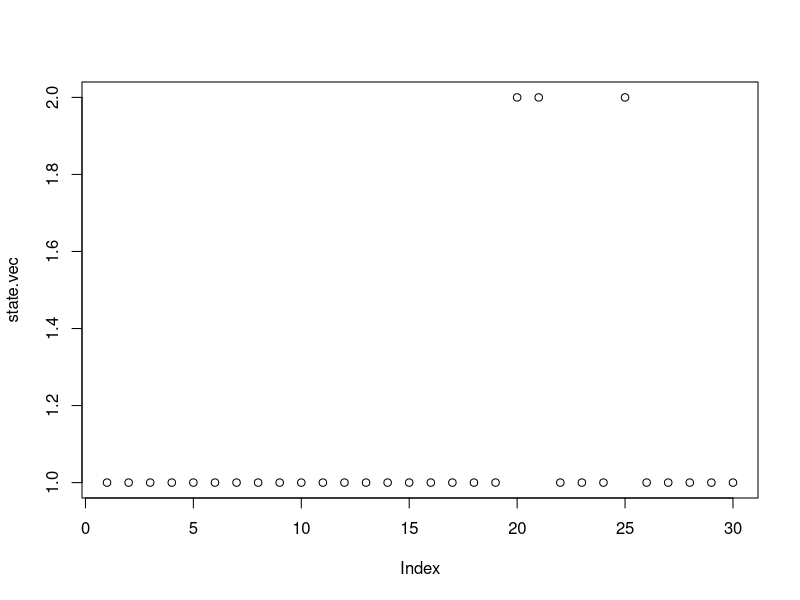
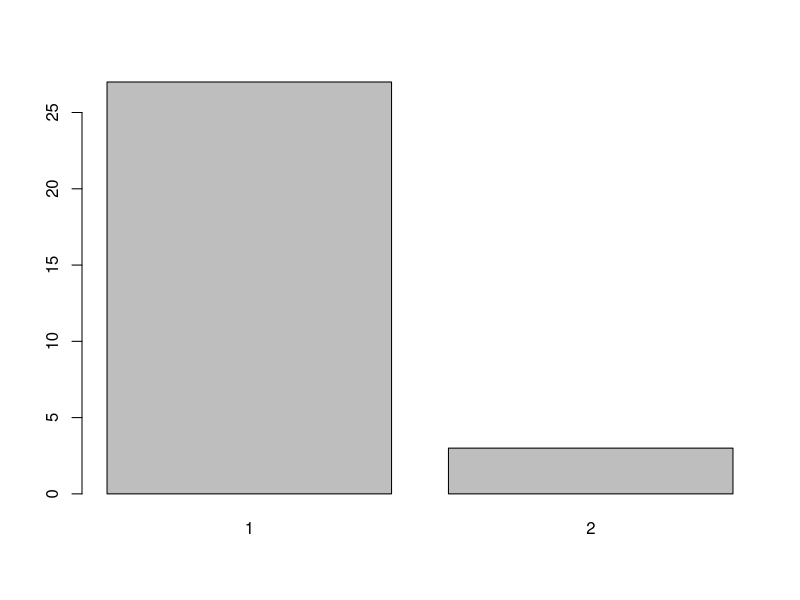
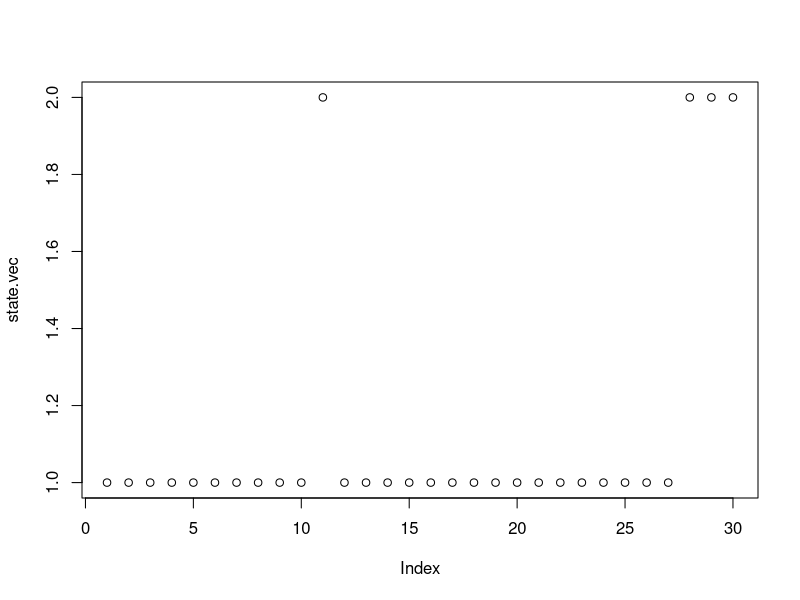
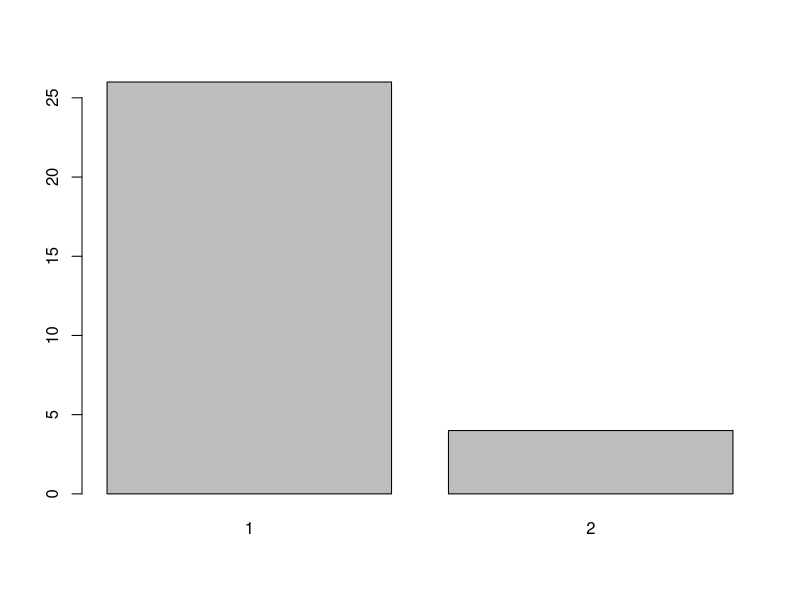
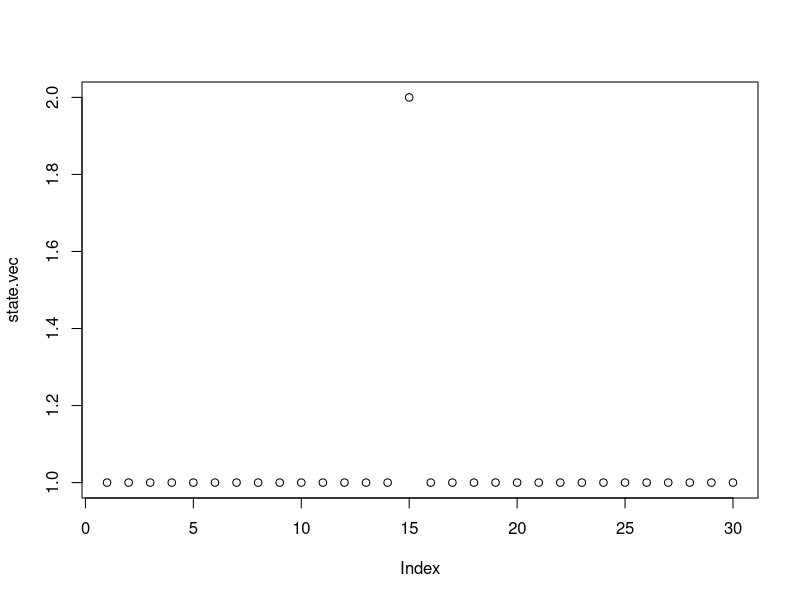
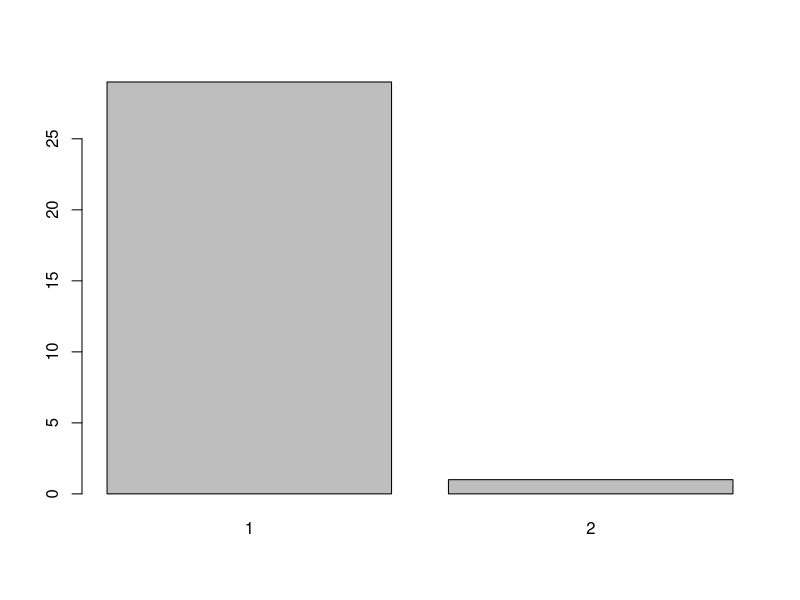
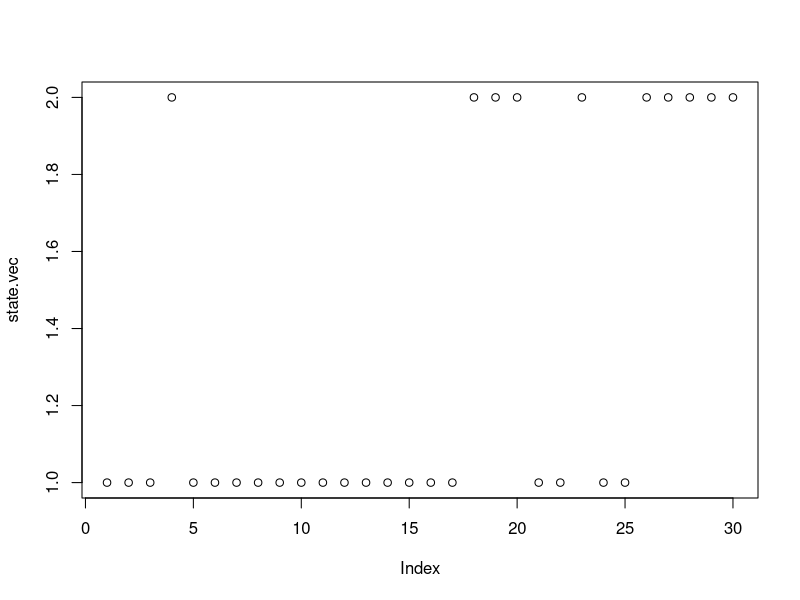
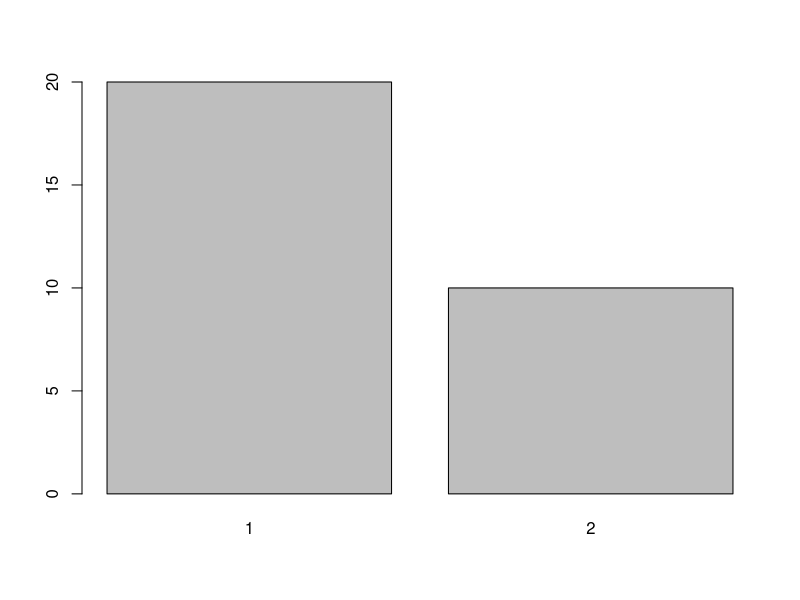

Source code (R) for these figures, in order:
## ---- chunk 1
in.state <- 1 
trans1to2 <- 0.2
trans2to1 <- 0.5
decider <- runif(1) 
if (in.state==1) {
	if (decider < trans1to2) {
		new.state <- 2
	} else { 
		new.state <-1
	}
} else if (in.state==2) {
	if (decider < trans2to1) { 
		new.state <- 1 
	} else { 
		new.state <-2
	}
} else {
	print ('ERROR: initial state is not 1 or 2')
}
print (new.state)	
## ---- chunk 2
for (n in 1:10){
state.vec<- c()
trans1to2 <- 0.2
trans2to1 <- 0.5
for(i in 1:29) {
  decider <- runif(1)
  state.vec[1]<- 1
  if (state.vec[i]==1) {
	if (decider < trans1to2) {
		state.vec[i+1] <- 2
	} else { 
		state.vec[i+1] <-1
	}
} else if (state.vec[i]==2) {
	if (decider < trans2to1) { 
		state.vec[i+1] <- 1 
	} else { 
		state.vec[i+1] <-2
	}
} else {
	print ('ERROR: initial state is not 1 or 2')
}
}
print (state.vec)	
plot(state.vec)
barplot(table(state.vec))
}
## ---- chunk 3
for (n in 1:10){
state.vec<- c()
trans1to2 <- 0.05
for(i in 1:29) {
  decider <- runif(1)
  state.vec[1]<- 1
  if (state.vec[i]==1) {
	if (decider < trans1to2) {
		state.vec[i+1] <- 2
	} else { 
		state.vec[i+1] <-1
	}
} else if (state.vec[i]==2) {
	if (decider < trans2to1) { 
		state.vec[i+1] <- 1 
	} else { 
		state.vec[i+1] <-2
	}
}
}
print (state.vec)	
plot(state.vec)
barplot(table(state.vec))
}
## ---- chunk 4
for (n in 1:10){
state.vec<- c()
trans2to1<- 0.125
for(i in 1:29) {
  decider <- runif(1)
  state.vec[1]<- 1
  if (state.vec[i]==1) {
	if (decider < trans1to2) {
		state.vec[i+1] <- 2
	} else { 
		state.vec[i+1] <-1
	}
} else if (state.vec[i]==2) {
	if (decider < trans2to1) { 
		state.vec[i+1] <- 1 
	} else { 
		state.vec[i+1] <-2
	}
}
}
print (state.vec)	
plot(state.vec)
barplot(table(state.vec))
}
## ---- chunk 5
A <- matrix (c(0.8,0.2,0.5,0.5),nrow=2)
b <- c(1,0)
c1 <- A%*%b
c2<- A%*%c1
print(c1)
print(c2)
print(paste("The probability of infection after 1 day is:",c1[2,1]))
print(paste("The probability of infection after 2 days is:",c2[2,1]))
## ---- chunk 6
A <- matrix (c(0.8,0.2,0.5,0.5),nrow=2)
b <- c(0,1)
c1 <- A%*%b
c2<- A%*%c1
print(c1)
print(c2)
print(paste("The probability of infection after 1 day is:",c1[2,1]))
print(paste("The probability of infection after 2 days is:",c2[2,1]))
## ---- chunk 7
timestep<- 30
A <- matrix(c(0.8,0.2,0.5,0.5),nrow=2)
distribution.matrix<- matrix(0,nrow=2,ncol=timestep+1)
distribution.matrix[,1]<- c(1,0)
for (i in 1:timestep) {
  distribution.matrix[,i+1]<- A%*%distribution.matrix[,i]
}
print(distribution.matrix)
barplot(distribution.matrix, main= "Probability of State 1 (dark gray) and State 2 (light gray) vs Time with Starting State = 1", xlab= "time", ylab="probability")

timestep<- 30
A <- matrix(c(0.8,0.2,0.5,0.5),nrow=2)
distribution.matrix<- matrix(0,nrow=2,ncol=timestep+1)
distribution.matrix[,1]<- c(0,1)
for (i in 1:timestep) {
  distribution.matrix[,i+1]<- A%*%distribution.matrix[,i]
}
print(distribution.matrix)
barplot(distribution.matrix, main= "Probability of State 1 (dark gray) and State 2 (light gray) vs Time with Starting State = 2", xlab= "time", ylab="probability")
## ---- chunk 8
A <- matrix (c(0.95,0.05,0.5,0.5),nrow=2)
distribution.matrix<- matrix(0,nrow=2,ncol=timestep+1)
distribution.matrix[,1]<- c(1,0)
for (i in 1:timestep) {
  distribution.matrix[,i+1]<- A%*%distribution.matrix[,i]
}
print(distribution.matrix)
barplot(distribution.matrix, main= "Probability of State 1 (dark gray) and State 2 (light gray) vs Time with Starting State = 1", xlab= "time", ylab="probability")

A <- matrix (c(0.95,0.05,0.5,0.5),nrow=2)
distribution.matrix<- matrix(0,nrow=2,ncol=timestep+1)
distribution.matrix[,1]<- c(0,1)
for (i in 1:timestep) {
  distribution.matrix[,i+1]<- A%*%distribution.matrix[,i]
}
print(distribution.matrix)
barplot(distribution.matrix, main= "Probability of State 1 (dark gray) and State 2 (light gray) vs Time with Starting State = 2", xlab= "time", ylab="probability")
## ---- chunk 9
A <- matrix (c(0.95,0.05,0.125,0.875),nrow=2)
distribution.matrix<- matrix(0,nrow=2,ncol=timestep+1)
distribution.matrix[,1]<- c(1,0)
for (i in 1:timestep) {
  distribution.matrix[,i+1]<- A%*%distribution.matrix[,i]
}
print(distribution.matrix)
barplot(distribution.matrix, main= "Probability of State 1 (dark gray) and State 2 (light gray) vs Time with Starting State = 1", xlab= "time", ylab="probability")

A <- matrix (c(0.95,0.05,0.125,0.875),nrow=2)
distribution.matrix<- matrix(0,nrow=2,ncol=timestep+1)
distribution.matrix[,1]<- c(0,1)
for (i in 1:timestep) {
  distribution.matrix[,i+1]<- A%*%distribution.matrix[,i]
}
print(distribution.matrix)
barplot(distribution.matrix, main= "Probability of State 1 (dark gray) and State 2 (light gray) vs Time with Starting State = 2", xlab= "time", ylab="probability")
## ---- chunk 10
people<-100
timestep<-29
days<- 30
mult.ppl.dist.mat<- matrix(nrow=people, ncol=timestep+1)

for (n in 1:100){
state.vec<- c()
trans1to2 <- 0.2
trans2to1 <- 0.5
for(i in 1:timestep) {
  decider <- runif(1)
  state.vec[1]<- 1
  if (state.vec[i]==1) {
	if (decider < trans1to2) {
		state.vec[i+1] <- 2
	} else { 
		state.vec[i+1] <-1
	}
} else if (state.vec[i]==2) {
	if (decider < trans2to1) { 
		state.vec[i+1] <- 1 
	} else { 
		state.vec[i+1] <-2
	}
}
}
mult.ppl.dist.mat[n,]<-state.vec 
}

state.count <- matrix(0,nrow=people,ncol=timestep+1)
for (k in 1:(timestep+1)) {
 state.count[,k] <- tabulate(mult.ppl.dist.mat[,k],nbins=people)
}
barplot(state.count,main='Frequency of Susceptibility (black) and Infection (red) vs. Time',xlab='time', names.arg=1:(timestep+1),ylab='frequency',col=1:people)
## ---- chunk 11
for (n in 1:100){
state.vec<- c()
trans1to2 <- 0.2
trans2to1 <- 0.5
for(i in 1:timestep) {
  decider <- runif(1)
  state.vec[1]<- 2
  if (state.vec[i]==1) {
	if (decider < trans1to2) {
		state.vec[i+1] <- 2
	} else { 
		state.vec[i+1] <-1
	}
} else if (state.vec[i]==2) {
	if (decider < trans2to1) { 
		state.vec[i+1] <- 1 
	} else { 
		state.vec[i+1] <-2
	}
}
  
}
mult.ppl.dist.mat[n,]<-state.vec 
}

state.count <- matrix(0,nrow=people,ncol=timestep+1)
for (k in 1:(timestep+1)) {
 state.count[,k] <- tabulate(mult.ppl.dist.mat[,k],nbins=people)
}
barplot(state.count,main='Frequency of Susceptibility (black) and Infection (red) vs. Time',xlab='time', names.arg=1:(timestep+1),ylab='frequency',col=1:people)
## ---- chunk 12
people<-100
timestep<-29
days<- 30
mult.ppl.dist.mat<- matrix(nrow=people, ncol=timestep+1)

for (n in 1:100){
state.vec<- c()
trans1to2 <- 0.05
trans2to1 <- 0.5
for(i in 1:timestep) {
  decider <- runif(1)
  state.vec[1]<- 1
  if (state.vec[i]==1) {
	if (decider < trans1to2) {
		state.vec[i+1] <- 2
	} else { 
		state.vec[i+1] <-1
	}
} else if (state.vec[i]==2) {
	if (decider < trans2to1) { 
		state.vec[i+1] <- 1 
	} else { 
		state.vec[i+1] <-2
	}
}
}
mult.ppl.dist.mat[n,]<-state.vec 
}

state.count <- matrix(0,nrow=people,ncol=timestep+1)
for (k in 1:(timestep+1)) {
 state.count[,k] <- tabulate(mult.ppl.dist.mat[,k],nbins=people)
}
barplot(state.count,main='Frequency of Susceptibility (black) and Infection (red) vs. Time',xlab='time', names.arg=1:(timestep+1),ylab='frequency',col=1:people)
## ---- chunk 13
people<-100
timestep<-29
days<- 30
mult.ppl.dist.mat<- matrix(nrow=people, ncol=timestep+1)

for (n in 1:100){
state.vec<- c()
trans1to2 <- 0.05
trans2to1 <- 0.5
for(i in 1:timestep) {
  decider <- runif(1)
  state.vec[1]<- 2
  if (state.vec[i]==1) {
	if (decider < trans1to2) {
		state.vec[i+1] <- 2
	} else { 
		state.vec[i+1] <-1
	}
} else if (state.vec[i]==2) {
	if (decider < trans2to1) { 
		state.vec[i+1] <- 1 
	} else { 
		state.vec[i+1] <-2
	}
}
}
mult.ppl.dist.mat[n,]<-state.vec 
}

state.count <- matrix(0,nrow=people,ncol=timestep+1)
for (k in 1:(timestep+1)) {
 state.count[,k] <- tabulate(mult.ppl.dist.mat[,k],nbins=people)
}
barplot(state.count,main='Frequency of Susceptibility (black) and Infection (red) vs. Time',xlab='time', names.arg=1:(timestep+1),ylab='frequency',col=1:people)
## ---- chunk 14
people<-100
timestep<-29
days<- 30
mult.ppl.dist.mat<- matrix(nrow=people, ncol=timestep+1)

for (n in 1:100){
state.vec<- c()
trans1to2 <- 0.05
trans2to1 <- 0.125
for(i in 1:timestep) {
  decider <- runif(1)
  state.vec[1]<- 1
  if (state.vec[i]==1) {
	if (decider < trans1to2) {
		state.vec[i+1] <- 2
	} else { 
		state.vec[i+1] <-1
	}
} else if (state.vec[i]==2) {
	if (decider < trans2to1) { 
		state.vec[i+1] <- 1 
	} else { 
		state.vec[i+1] <-2
	}
}
}
mult.ppl.dist.mat[n,]<-state.vec 
}

state.count <- matrix(0,nrow=people,ncol=timestep+1)
for (k in 1:(timestep+1)) {
 state.count[,k] <- tabulate(mult.ppl.dist.mat[,k],nbins=people)
}
barplot(state.count,main='Frequency of Susceptibility (black) and Infection (red) vs. Time',xlab='time', names.arg=1:(timestep+1),ylab='frequency',col=1:people)
## ---- chunk 15
people<-100
timestep<-29
days<- 30
mult.ppl.dist.mat<- matrix(nrow=people, ncol=timestep+1)

for (n in 1:100){
state.vec<- c()
trans1to2 <- 0.05
trans2to1 <- 0.125
for(i in 1:timestep) {
  decider <- runif(1)
  state.vec[1]<- 2
  if (state.vec[i]==1) {
	if (decider < trans1to2) {
		state.vec[i+1] <- 2
	} else { 
		state.vec[i+1] <-1
	}
} else if (state.vec[i]==2) {
	if (decider < trans2to1) { 
		state.vec[i+1] <- 1 
	} else { 
		state.vec[i+1] <-2
	}
}
}
mult.ppl.dist.mat[n,]<-state.vec 
}

state.count <- matrix(0,nrow=people,ncol=timestep+1)
for (k in 1:(timestep+1)) {
 state.count[,k] <- tabulate(mult.ppl.dist.mat[,k],nbins=people)
}
barplot(state.count,main='Frequency of Susceptibility (black) and Infection (red) vs. Time',xlab='time', names.arg=1:(timestep+1),ylab='frequency',col=1:people)
